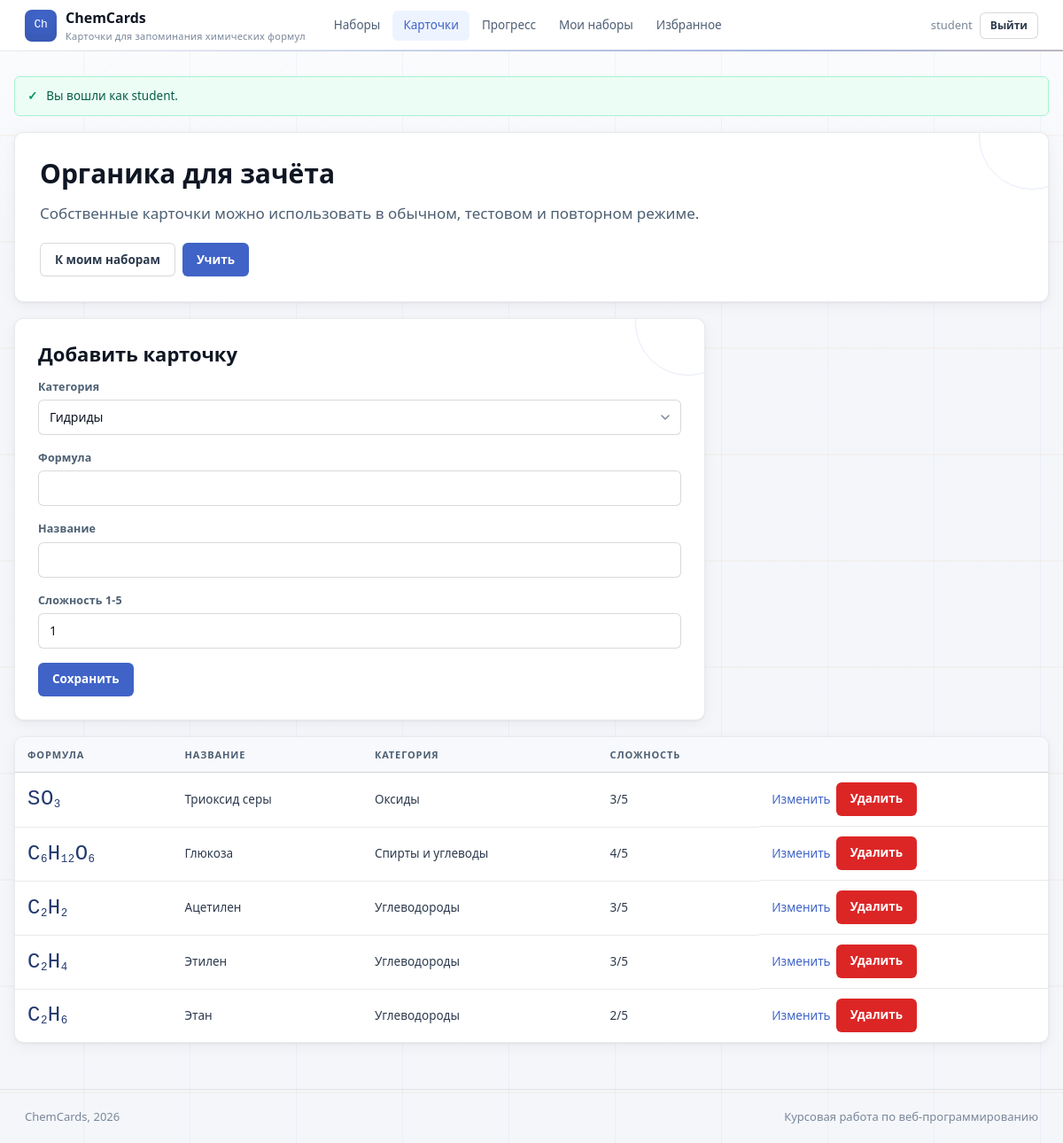
The page /my_cards.php?set_id=3 (signed in) on the database its author committed.
### tables this page shows
CREATE TABLE users (
  id INT UNSIGNED AUTO_INCREMENT PRIMARY KEY,
  username VARCHAR(50) NOT NULL UNIQUE,
  email VARCHAR(120) NOT NULL UNIQUE,
  password_hash VARCHAR(255) NOT NULL,
  role ENUM('user', 'admin') NOT NULL DEFAULT 'user',
  rating_points INT NOT NULL DEFAULT 1000,
  created_at TIMESTAMP NOT NULL DEFAULT CURRENT_TIMESTAMP
);

CREATE TABLE flashcard_sets (
  id INT UNSIGNED AUTO_INCREMENT PRIMARY KEY,
  user_id INT UNSIGNED NULL,
  name VARCHAR(120) NOT NULL,
  description TEXT NULL,
  is_public TINYINT(1) NOT NULL DEFAULT 0,
  created_at TIMESTAMP NOT NULL DEFAULT CURRENT_TIMESTAMP,
  updated_at TIMESTAMP NULL DEFAULT NULL ON UPDATE CURRENT_TIMESTAMP,
  CONSTRAINT fk_sets_user
    FOREIGN KEY (user_id) REFERENCES users(id)
    ON DELETE CASCADE
);

CREATE TABLE flashcards (
  id INT UNSIGNED AUTO_INCREMENT PRIMARY KEY,
  set_id INT UNSIGNED NOT NULL,
  category_id INT UNSIGNED NOT NULL,
  formula VARCHAR(80) NOT NULL,
  name VARCHAR(160) NOT NULL,
  difficulty TINYINT UNSIGNED NOT NULL DEFAULT 1,
  created_at TIMESTAMP NOT NULL DEFAULT CURRENT_TIMESTAMP,
  updated_at TIMESTAMP NULL DEFAULT NULL ON UPDATE CURRENT_TIMESTAMP,
  INDEX idx_flashcards_formula (formula),
  INDEX idx_flashcards_name (name),
  CONSTRAINT fk_flashcards_set
    FOREIGN KEY (set_id) REFERENCES flashcard_sets(id)
    ON DELETE CASCADE,
  CONSTRAINT fk_flashcards_category
    FOREIGN KEY (category_id) REFERENCES categories(id)
    ON DELETE RESTRICT
);

CREATE TABLE categories (
  id INT UNSIGNED AUTO_INCREMENT PRIMARY KEY,
  name VARCHAR(80) NOT NULL UNIQUE,
  description VARCHAR(255) NULL
);

### includes/functions.php (called while the page is built, shortened)
<?php
require_once __DIR__ . '/db.php';
function h($value): string
{
    return htmlspecialchars((string) $value, ENT_QUOTES, 'UTF-8');
}
function app_url(string $path = ''): string
{
    return BASE_URL . '/' . ltrim($path, '/');
}
function consume_flash(): array
{
    $items = $_SESSION['flash'] ?? [];
    return $items;
}
function current_user(): ?array
{
    static $loaded = false;
    static $user = null;
    if ($loaded) {
        return $user;
    }
    $loaded = true;
    $stmt = get_pdo()->prepare('SELECT id, username, email, role, rating_points, created_at FROM users WHERE id = ?');
    $stmt->execute([$_SESSION['user_id']]);
    $user = $stmt->fetch() ?: null;
    return $user;
}
function is_logged_in(): bool
{
    return current_user() !== null;
}
function is_admin(): bool
{
    $user = current_user();
    return $user && $user['role'] === 'admin';
}
function require_login(): void
{
    if (!is_logged_in()) {
        flash('warning', 'Войдите в аккаунт, чтобы открыть этот раздел.');
        redirect('login.php');
    }
}
function render_formula(string $formula): string
{
    $safe = h($formula);
    return preg_replace('/(\d+)/', '<sub>$1</sub>', $safe) ?? $safe;
}

### includes/db.php (called while the page is built, shortened)
<?php
function get_pdo(): PDO
{
    static $pdo = null;
    if ($pdo instanceof PDO) {
        return $pdo;
    }
    $dsn = 'mysql:host=' . DB_HOST . ';dbname=' . DB_NAME . ';charset=utf8mb4';
    $pdo = new PDO($dsn, DB_USER, DB_PASS, [
        PDO::ATTR_ERRMODE => PDO::ERRMODE_EXCEPTION,
        PDO::ATTR_DEFAULT_FETCH_MODE => PDO::FETCH_ASSOC,
        PDO::ATTR_EMULATE_PREPARES => false,
    ]);
    return $pdo;
}

### my_cards.php (the view, shortened to what this page needs)
<?php
require_once __DIR__ . '/includes/functions.php';
require_login();
$user = current_user();
$setId = (int) ($_GET['set_id'] ?? $_POST['set_id'] ?? 0);
$pdo = get_pdo();
$stmt = $pdo->prepare('SELECT * FROM flashcard_sets WHERE id = ? AND user_id = ?');
$stmt->execute([$setId, $user['id']]);
$set = $stmt->fetch();
$edit = null;
$categories = $pdo->query('SELECT id, name FROM categories ORDER BY name')->fetchAll();
$stmt = $pdo->prepare(
    'SELECT f.*, c.name AS category
     FROM flashcards f
     JOIN categories c ON c.id = f.category_id
     WHERE f.set_id = ?
     ORDER BY f.id DESC'
);
$stmt->execute([$setId]);
$cards = $stmt->fetchAll();
include __DIR__ . '/includes/header.php';
?>
<section class="panel">
    <h1><?= h($set['name']) ?></h1>
    <p class="lead">Собственные карточки можно использовать в обычном, тестовом и повторном режиме.</p>
    <div class="actions">
        <a class="button ghost" href="<?= h(app_url('my_sets.php')) ?>">К моим наборам</a>
        <a class="button" href="<?= h(app_url('study.php?set_id=' . $setId . '&mode=normal&reset=1')) ?>">Учить</a>
    </div>
</section>
<section class="form-panel" style="margin-top: 18px;">
    <h2><?= $edit ? 'Редактировать карточку' : 'Добавить карточку' ?></h2>
    <form method="post">
        <div class="field">
            <label for="category_id">Категория</label>
            <select id="category_id" name="category_id" required>
                <?php foreach ($categories as $category): ?>
                    <option value="<?= h((string) $category['id']) ?>" <?= (int) ($edit['category_id'] ?? 0) === (int) $category['id'] ? 'selected' : '' ?>>
                        <?= h($category['name']) ?>
                    </option>
                <?php endforeach; ?>
            </select>
        </div>
        <div class="field">
            <label for="formula">Формула</label>
            <input id="formula" name="formula" value="<?= h($edit['formula'] ?? '') ?>" required>
        </div>
        <div class="field">
            <label for="name">Название</label>
            <input id="name" name="name" value="<?= h($edit['name'] ?? '') ?>" required>
        </div>
        <div class="field">
            <label for="difficulty">Сложность 1-5</label>
            <input id="difficulty" type="number" min="1" max="5" name="difficulty" value="<?= h((string) ($edit['difficulty'] ?? 1)) ?>">
        </div>
        <div class="actions">
            <button type="submit">Сохранить</button>
        </div>
    </form>
</section>
<section class="table-wrap" style="margin-top: 18px;">
    <table>
        <thead>
        <tr>
            <th>Формула</th>
            <th>Название</th>
            <th>Категория</th>
            <th>Сложность</th>
            <th></th>
        </tr>
        </thead>
        <tbody>
        <?php foreach ($cards as $card): ?>
            <tr>
                <td class="formula" style="font-size: 24px;"><?= render_formula($card['formula']) ?></td>
                <td><?= h($card['name']) ?></td>
                <td><?= h($card['category']) ?></td>
                <td><?= h((string) $card['difficulty']) ?>/5</td>
                <td class="inline-actions">
                    <a href="<?= h(app_url('my_cards.php?set_id=' . $setId . '&edit=' . $card['id'])) ?>">Изменить</a>
                    <form method="post" onsubmit="return confirm('Удалить карточку?');">
                        <button class="danger" type="submit">Удалить</button>
                    </form>
                </td>
            </tr>
        <?php endforeach; ?>
        </tbody>
    </table>
</section>
<?php include __DIR__ . '/includes/footer.php'; ?>

### includes/header.php (shortened to what this page needs)
<?php
$user = current_user();
$scriptName = str_replace('\\', '/', $_SERVER['SCRIPT_NAME'] ?? '');
$activePath  = trim($scriptName, '/');
?>
<!doctype html>
<html lang="ru">
<head>
    <link rel="stylesheet" href="<?= h(app_url('css/style.css')) ?>">
</head>
<body>
<header class="topbar">
    <a class="brand" href="<?= h(app_url('index.php')) ?>">
        <span class="brand-mark">Ch</span>
        <span>
            <strong><?= h(APP_NAME) ?></strong>
            <small><?= h(APP_SUBTITLE) ?></small>
        </span>
    </a>
    <nav class="nav" aria-label="Основная навигация">
        <?php
        $navLinks = [
            'sets.php'      => 'Наборы',
            'cards.php'     => 'Карточки',
            'stats.php'     => 'Прогресс',
        ];
        if ($user) {
            $navLinks['my_sets.php']   = 'Мои наборы';
            $navLinks['favorites.php'] = 'Избранное';
        }
        foreach ($navLinks as $href => $label):
            $isActive = substr($activePath, -strlen($href)) === $href;
        ?>
            <a href="<?= h(app_url($href)) ?>"
               <?= $isActive ? 'aria-current="page"' : '' ?>>
                <?= h($label) ?>
            </a>
        <?php endforeach; ?>
    </nav>
    <div class="account">
        <?php if ($user): ?>
            <span><?= h($user['username']) ?></span>
            <a class="button ghost sm" href="<?= h(app_url('logout.php')) ?>">Выйти</a>
        <?php else: ?>
            <a class="button ghost sm" href="<?= h(app_url('login.php')) ?>">Войти</a>
            <a class="button sm" href="<?= h(app_url('register.php')) ?>">Регистрация</a>
        <?php endif; ?>
    </div>
</header>
<main class="container">
    <?php foreach (consume_flash() as $item): ?>
        <div class="alert <?= h($item['type']) ?>"><?= h($item['message']) ?></div>
    <?php endforeach; ?>

### rows shown on the page
users: username "student"
flashcard_sets: name "Органика для зачёта"
flashcards: formula "SO 3", name "Триоксид серы", category.name "Оксиды", difficulty "3"
flashcards: formula "C 6 H 12 O 6", name "Глюкоза", category.name "Спирты и углеводы", difficulty "4"
flashcards: formula "C 2 H 2", name "Ацетилен", category.name "Углеводороды", difficulty "3"
flashcards: formula "C 2 H 4", name "Этилен", category.name "Углеводороды", difficulty "3"
flashcards: formula "C 2 H 6", name "Этан", category.name "Углеводороды", difficulty "2"

### other values the page prints
APP_NAME "ChemCards"
APP_SUBTITLE "Карточки для запоминания химических формул"
$label "Наборы"
$label "Карточки"
$label "Прогресс"
$label "Мои наборы"
$label "Избранное"
$item['message'] "Вы вошли как student."
form field category_id "Гидриды"
